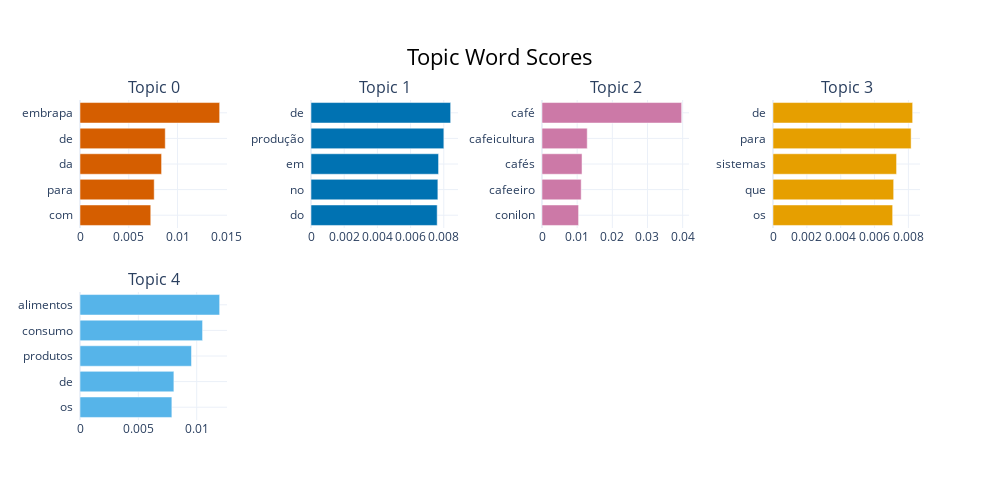

The notebook cell saved with this chart:
### Markdown cell above
Visualizando alguns termos selecionados dos 5 tópicos mais recorrentes e seus c-TF-IDF scores:

### Code cell
topic_model.visualize_barchart(top_n_topics=5)

### Figure 1 — Plotly figure (JSON) as saved in the notebook; plotly's stock layout.template omitted (floating-point values rounded to 4 significant figures)
{"data": [{"marker": {"color": "#D55E00"}, "orientation": "h", "type": "bar", "x": [0.007257, 0.00761, 0.008366, 0.008744, 0.01432], "xaxis": "x", "y": ["com  ", "para  ", "da  ", "de  ", "embrapa  "], "yaxis": "y"}, {"marker": {"color": "#0072B2"}, "orientation": "h", "type": "bar", "x": [0.007603, 0.007645, 0.007687, 0.008006, 0.008415], "xaxis": "x2", "y": ["do  ", "no  ", "em  ", "produção  ", "de  "], "yaxis": "y2"}, {"marker": {"color": "#CC79A7"}, "orientation": "h", "type": "bar", "x": [0.0104, 0.01114, 0.01138, 0.01286, 0.03971], "xaxis": "x3", "y": ["conilon  ", "cafeeiro  ", "cafés  ", "cafeicultura  ", "café  "], "yaxis": "y3"}, {"marker": {"color": "#E69F00"}, "orientation": "h", "type": "bar", "x": [0.00707, 0.00713, 0.007302, 0.008161, 0.008252], "xaxis": "x4", "y": ["os  ", "que  ", "sistemas  ", "para  ", "de  "], "yaxis": "y4"}, {"marker": {"color": "#56B4E9"}, "orientation": "h", "type": "bar", "x": [0.007872, 0.008045, 0.009554, 0.0105, 0.01197], "xaxis": "x5", "y": ["os  ", "de  ", "produtos  ", "consumo  ", "alimentos  "], "yaxis": "y5"}], "layout": {"annotations": [{"font": {"size": 16}, "showarrow": false, "text": "Topic 0", "x": 0.0875, "xanchor": "center", "xref": "paper", "y": 1, "yanchor": "bottom", "yref": "paper"}, {"font": {"size": 16}, "showarrow": false, "text": "Topic 1", "x": 0.3625, "xanchor": "center", "xref": "paper", "y": 1, "yanchor": "bottom", "yref": "paper"}, {"font": {"size": 16}, "showarrow": false, "text": "Topic 2", "x": 0.6375, "xanchor": "center", "xref": "paper", "y": 1, "yanchor": "bottom", "yref": "paper"}, {"font": {"size": 16}, "showarrow": false, "text": "Topic 3", "x": 0.9125, "xanchor": "center", "xref": "paper", "y": 1, "yanchor": "bottom", "yref": "paper"}, {"font": {"size": 16}, "showarrow": false, "text": "Topic 4", "x": 0.0875, "xanchor": "center", "xref": "paper", "y": 0.4, "yanchor": "bottom", "yref": "paper"}], "height": 500, "hoverlabel": {"bgcolor": "white", "font": {"family": "Rockwell", "size": 16}}, "showlegend": false, "title": {"font": {"color": "Black", "size": 22}, "text": "Topic Word Scores", "x": 0.5, "xanchor": "center", "yanchor": "top"}, "width": 1000, "xaxis": {"anchor": "y", "domain": [0, 0.175], "showgrid": true}, "xaxis2": {"anchor": "y2", "domain": [0.275, 0.45], "showgrid": true}, "xaxis3": {"anchor": "y3", "domain": [0.55, 0.725], "showgrid": true}, "xaxis4": {"anchor": "y4", "domain": [0.825, 1], "showgrid": true}, "xaxis5": {"anchor": "y5", "domain": [0, 0.175], "showgrid": true}, "xaxis6": {"anchor": "y6", "domain": [0.275, 0.45], "showgrid": true}, "xaxis7": {"anchor": "y7", "domain": [0.55, 0.725], "showgrid": true}, "xaxis8": {"anchor": "y8", "domain": [0.825, 1], "showgrid": true}, "yaxis": {"anchor": "x", "domain": [0.6, 1], "showgrid": true}, "yaxis2": {"anchor": "x2", "domain": [0.6, 1], "showgrid": true}, "yaxis3": {"anchor": "x3", "domain": [0.6, 1], "showgrid": true}, "yaxis4": {"anchor": "x4", "domain": [0.6, 1], "showgrid": true}, "yaxis5": {"anchor": "x5", "domain": [0, 0.4], "showgrid": true}, "yaxis6": {"anchor": "x6", "domain": [0, 0.4], "showgrid": true}, "yaxis7": {"anchor": "x7", "domain": [0, 0.4], "showgrid": true}, "yaxis8": {"anchor": "x8", "domain": [0, 0.4], "showgrid": true}}}
